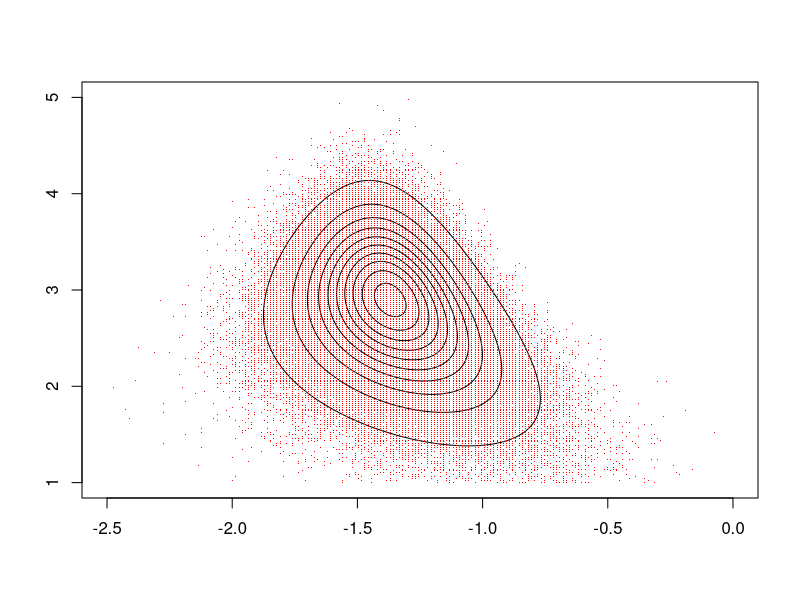
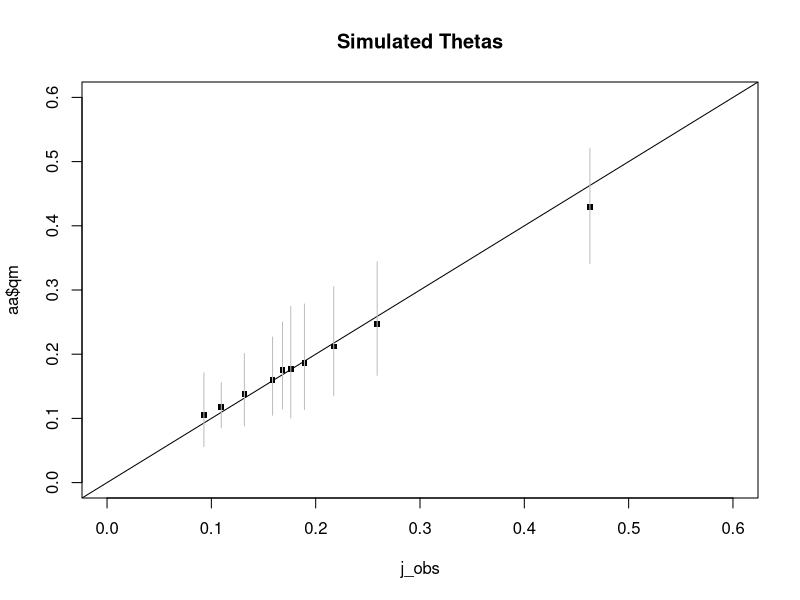
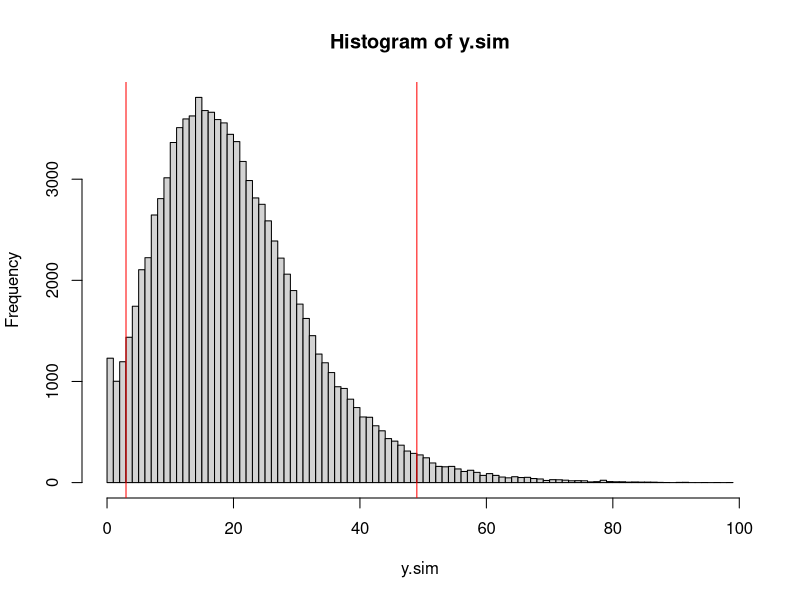
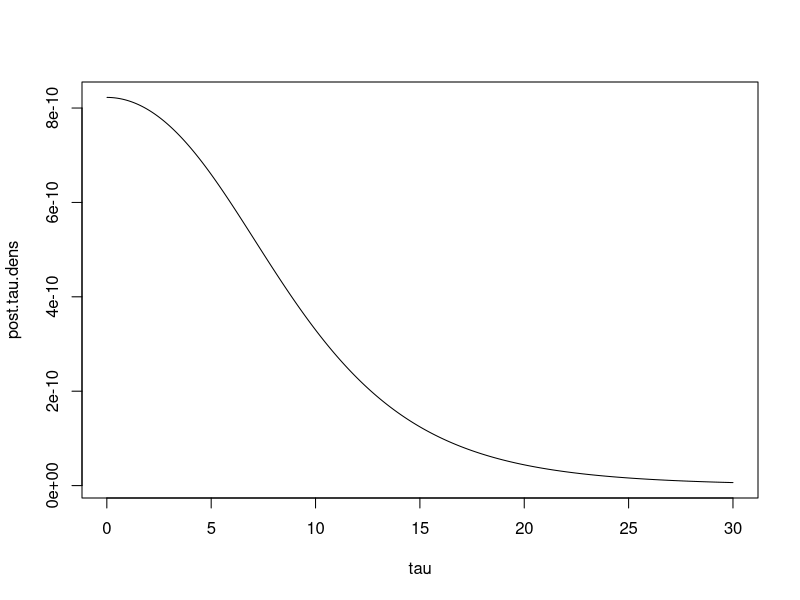
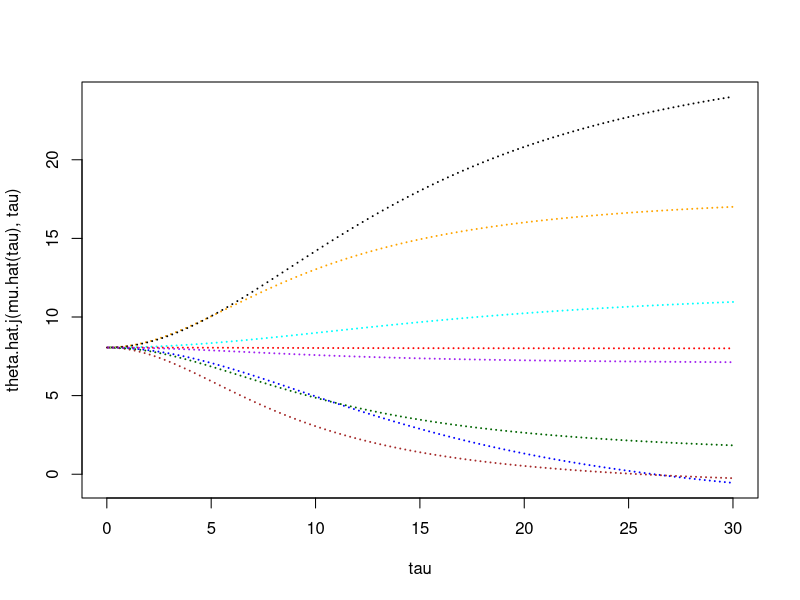
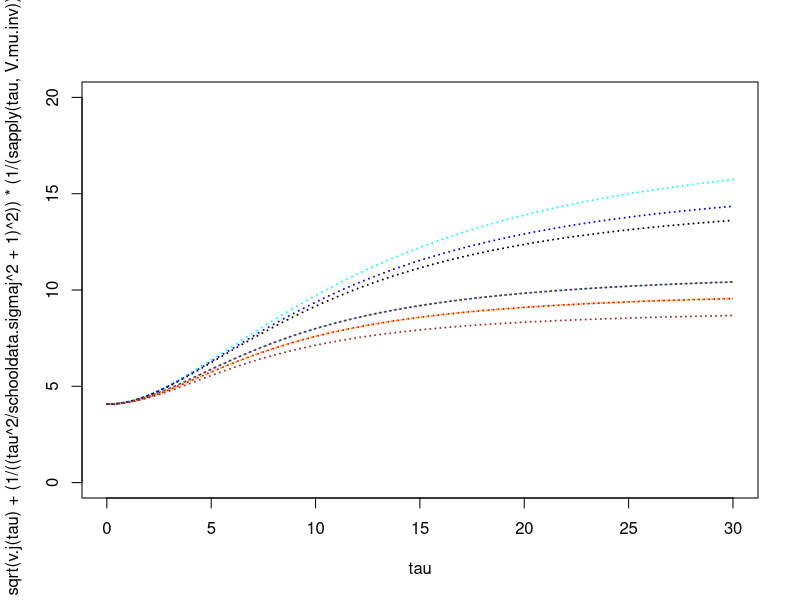

Write the R code that produced these figures, in order.
## ---- chunk 1
knitr::opts_chunk$set(fig.align='center', fig.width=12, fig.height=8, fig.path='Figs/',
                      echo=TRUE, warning=FALSE, message=FALSE)
## ---- chunk 2
bikes <- data.frame('y' = c(16, 9, 10, 13, 19, 20, 18, 17, 35, 55),
                    'other' = c(58, 90, 48, 57, 103, 57, 86, 112, 273, 64))
bikes$N <- bikes$y + bikes$other
## ---- chunk 3
log.post2 <- function(u, v, data) {
                                                                                                                                                                                                                                                                                                                                                                                                                                                                                                                                                                                                                                                                                                                                                                                                                                                                                                                                                                                                                                                                                                                                                                                                                                               
  
  success <- data$y
  N <- data$N
  alpha <- exp(u + v) / (1 + exp(u))
  beta <- exp(v) / (1 + exp(u))
  ldens <- 0
  
  for(i in 1:length(N)) {
    ldens <- (ldens
             + (lgamma(alpha + beta) + lgamma(alpha + success[i]) + lgamma(beta + N[i] - success[i]))
             - (lgamma(alpha) + lgamma(beta) + lgamma(alpha + beta + N[i])))
  }

  ldens - 5 / 2 * log(alpha + beta) + log(alpha) + log(beta)
}

contours <- seq(0.05, 0.95, 0.1)
u2 <- seq(-2.5, 0, length = 200)
v2 <- seq(1, 5, length = 200)
logdens2 <- outer(u2, v2, log.post2, bikes)
dens2 <- exp(logdens2 - max(logdens2))
contour(u2, v2, dens2, levels = contours, drawlabels = FALSE)
nsim <- 100000
dens.u <- apply(dens2, 1, sum)
uindex <- sample(1:length(u2), nsim, replace = TRUE, prob = dens.u)
sim.u <- u2[uindex]
sim.v <- rep(NA, nsim)

for (i in (1:nsim)) {
  sim.v[i] <- sample(v2, 1, prob = dens2[uindex[i], ])
}

points(sim.u, sim.v, col="red", pch='.')
sim.alpha <- exp(sim.u + sim.v) / (1 + exp(sim.u))
sim.beta <- exp(sim.v) / (1 + exp(sim.u))
theta.sim <- matrix(NA, nrow = nsim, ncol = length(bikes$N))

for (j in 1:length(bikes$N)) {
	theta.sim[,j] <- rbeta(nsim, sim.alpha + bikes$y[j], sim.beta + bikes$N[j] - bikes$y[j])
}

## ---- chunk 4
aa <- data.frame(obs = bikes$y / bikes$N, 
                 q025 = apply(theta.sim, 2, quantile, 0.025), 
                 qm = apply(theta.sim, 2, quantile, 0.5), 
                 q975 = apply(theta.sim, 2, quantile, 0.975))

j_obs = jitter(aa$obs, amount=.005)

plot(j_obs, aa$qm, xlim = c(0, 0.6), ylim = c(0, 0.6), pch = 15, cex = 0.75, main = 'Simulated Thetas')

abline(a = 0, b = 1)

for (i in 1:length(bikes$N)){
  lines(c(j_obs[i], j_obs[i]), c(aa$q025[i], aa$q975[i]), col ="grey")	
}
## ---- chunk 5
nsim <- 100000
theta11.sim <- rbeta(nsim, sim.alpha, sim.beta)
## ---- chunk 6
# Use the mean of all the N_i's
N <- 100
y.sim <- rbinom(n = 100000, size = N, prob = theta11.sim)
y.sim.sorted <- sort(y.sim)
q025 <- y.sim.sorted[length(y.sim.sorted) * 0.025]
q975 <- y.sim.sorted[length(y.sim.sorted) * 0.975]
hist(y.sim, breaks = 100)
abline(v = q025, col='red')
abline(v = q975, col='red')
## ---- chunk 7

#Schools

schooldata.y <- c(28, 8, -3, 7, -1, 1, 18, 12)
schooldata.sigmaj <- c(15, 10, 16, 11, 9, 11, 10, 18)

mu.hat <- function(tau) {
  sum ((1 / (schooldata.sigmaj^2 + tau^2)) * (schooldata.y)) / 
    sum((1/(schooldata.sigmaj^2 + tau^2)))
}

V.mu.inv <- function(tau) {
  sum((1 / (schooldata.sigmaj^2 + tau^2)))
}

post.tau<-function(tau){
V.mu.inv(tau)^(-(1/2))*prod(((schooldata.sigmaj^2 + tau^2)^(-1/2))*exp(-((schooldata.y - mu.hat(tau))^2)/(2*(schooldata.sigmaj^2 + tau^2))))}

tau<-seq(0.01,30,length=1000)
post.tau.dens<-apply(as.array(tau),1,FUN="post.tau")
plot(tau,post.tau.dens,"l")

sim.tau<-sample(tau,200,prob=post.tau.dens,replace=TRUE)
sim.mu.hat<-apply(as.array(sim.tau),1,FUN="mu.hat")
sim.Vinv<-apply(as.array(sim.tau),1,FUN="V.mu.inv")
sim.mu<-rnorm(200,sim.mu.hat,(sim.Vinv)^(-1/2))

v.j<-function(tau){1/((1/schooldata.sigmaj^2)+(1/tau^2))}

theta.hat.j<-function(mu,tau){
((schooldata.y/schooldata.sigmaj^2)+(mu/(tau^2)))/((1/schooldata.sigmaj^2)+(1/tau^2))}

# Figure 5.6
plot(tau, theta.hat.j(mu.hat(tau), tau), cex=0.1, col=c("black","red","blue","purple","brown", "darkgreen", "orange","cyan"))

##### Figure 5.7
plot(tau, sqrt(v.j(tau) + (1/((tau^2/schooldata.sigmaj^2 + 1)^2))*(1/(sapply(tau, V.mu.inv)))), cex=0.1, ylim=c(0,20), col=c("black","red","blue","purple","brown", "darkgreen", "orange","cyan"))


sim.vj<-apply(as.array(sim.tau),1,FUN="v.j")
sim.thetahat.j<-matrix(NA,ncol=8,nrow=length(sim.mu))

for(j in (1:8)){
for (i in (1:length(sim.mu))){
sim.thetahat.j[i,j]<-theta.hat.j(sim.mu[i],sim.tau[i])[j]}}

sim.theta<-matrix(NA,ncol=8,nrow=length(sim.mu))
for(j in (1:8)){
for (i in (1:length(sim.mu))){
sim.theta[i,j]<-rnorm(1,sim.thetahat.j[i,j],(sim.vj[i])^(1/2))}}
